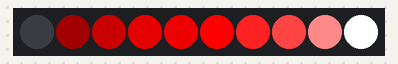
The sketch below on a simulated Arduino Uno, built with avr-gcc and run on an emulated ATmega328P. On the bench: 10 RGB LEDs in strip order, left to right.

Above: at 0.1 s.
At 1.1 s:
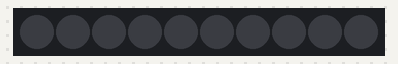

Measured:
- what the display in image 1 shows lasts 1.0 s, from 1.0 s to 2.0 s

The sketch:

3-draw-frames.ino
```cpp
#include <Adafruit_NeoPixel.h>

#define PIN 6
#define AMOUNT_OF_LEDS 10
#define DELAY 1000

Adafruit_NeoPixel strip = Adafruit_NeoPixel(AMOUNT_OF_LEDS, PIN, NEO_GRB + NEO_KHZ800);

uint32_t frame[AMOUNT_OF_LEDS] = {
  0x000000,
  0x220000,
  0x660000,
  0xaa0000,
  0xcc0000,
  0xff0000,
  0xff2222,
  0xff4444,
  0xff8888,
  0xffffff
};

void setup() {
  strip.begin();
  strip.show(); // Initialize all pixels to 'off'
}

void loop() {
  drawFrame();
  delay(DELAY);

  clearFrame();
  delay(DELAY);
}

void drawFrame() {
  for(uint8_t i = 0; i < AMOUNT_OF_LEDS; i++) {
    strip.setPixelColor(i, hexToColor(frame[i]));
  }

  strip.show();
}

void clearFrame() {
  for(uint8_t i = 0; i < AMOUNT_OF_LEDS; i++) {
    strip.setPixelColor(i, 0);
  }

  strip.show();

}

uint32_t hexToColor(uint32_t color) {
  uint8_t red = color >> 16 & 255;
  uint8_t green = color >> 8 & 255;
  uint8_t blue = color & 255;
  return strip.Color(red, green, blue);
}
```
